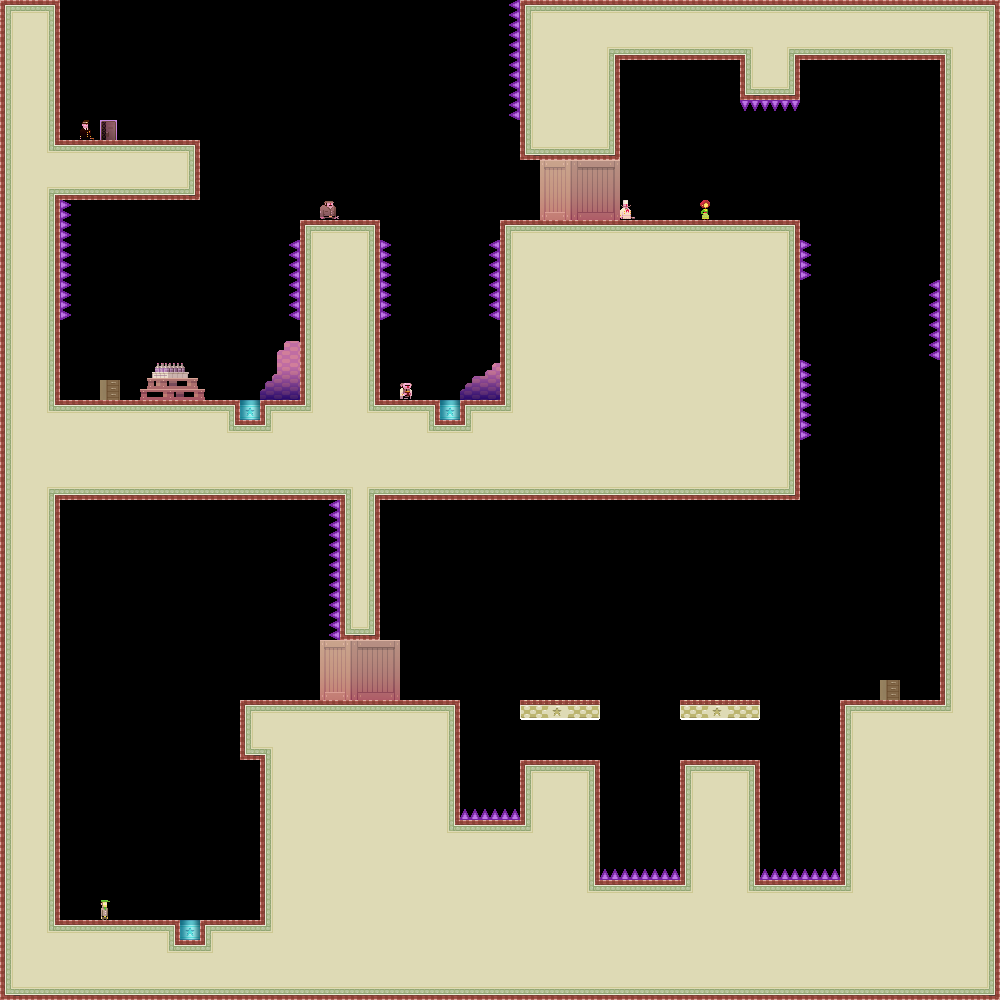

This is a level from a 2D game, rendered from its Tiled map with the project's own tilesets. A one-line summary and the map file follow, with tile-layer data summarised:
An orthogonal 50x50 tile map with 20x20 px tiles, 1 tile layer (bg) and 1 object.

<map version="1.0" orientation="orthogonal" width="50" height="50" tilewidth="20" tileheight="20">
 <tileset firstgid="1" name="tiles_sydney" tilewidth="20" tileheight="20">
  <image source="../../../../../XNAModeContent/Lemonade/tiles_sydney.png" width="400" height="400" />
  <terraintypes>
   <terrain name="regularBlocks" tile="-1" />
  </terraintypes>
  <tile id="8" terrain=",,,0" />
  <tile id="9" terrain=",,0,0" />
  <tile id="10" terrain=",,0,0" />
  <tile id="11" terrain=",,0,0" />
  <tile id="12" terrain=",,0,0" />
  <tile id="13" terrain=",,0,0" />
  <tile id="14" terrain=",,0," />
  <tile id="15" terrain="0,0,0," />
  <tile id="16" terrain="0,0,,0" />
  <tile id="28" terrain=",0,,0" />
  <tile id="34" terrain="0,,0," />
  <tile id="35" terrain="0,,0,0" />
  <tile id="36" terrain=",0,0,0" />
  <tile id="48" terrain=",0,,0" />
  <tile id="54" terrain="0,,0," />
  <tile id="68" terrain=",0,,0" />
  <tile id="74" terrain="0,,0," />
  <tile id="88" terrain=",0,,0" />
  <tile id="94" terrain="0,,0," />
  <tile id="108" terrain=",0,,0" />
  <tile id="114" terrain="0,,0," />
  <tile id="128" terrain=",0,," />
  <tile id="129" terrain="0,0,," />
  <tile id="130" terrain="0,0,," />
  <tile id="131" terrain="0,0,," />
  <tile id="132" terrain="0,0,," />
  <tile id="133" terrain="0,0,," />
  <tile id="134" terrain="0,,," />
  <tile id="194" terrain="0,0,0,0" />
  <tile id="356">
   <properties>
    <property name="LargeCrate" value="" />
   </properties>
  </tile>
  <tile id="380">
   <properties>
    <property name="Andre" value="" />
   </properties>
  </tile>
  <tile id="381">
   <properties>
    <property name="Liselot" value="" />
   </properties>
  </tile>
  <tile id="382">
   <properties>
    <property name="Amsterdaam" value="" />
   </properties>
  </tile>
  <tile id="383">
   <properties>
    <property name="Worker" value="" />
   </properties>
  </tile>
  <tile id="384">
   <properties>
    <property name="Inspector" value="" />
   </properties>
  </tile>
  <tile id="385">
   <properties>
    <property name="Chef" value="" />
   </properties>
  </tile>
  <tile id="386">
   <properties>
    <property name="Exit" value="" />
   </properties>
  </tile>
  <tile id="387">
   <properties>
    <property name="Trampoline" value="" />
   </properties>
  </tile>
  <tile id="388">
   <properties>
    <property name="SmallCrate" value="" />
   </properties>
  </tile>
  <tile id="389">
   <properties>
    <property name="SugarBag" value="" />
   </properties>
  </tile>
 </tileset>
 <layer name="bg" width="50" height="50">
  <data>[2500 cells, 1343 non-empty, 81 distinct tile ids]</data>
 </layer>
 <objectgroup name="boxes" width="50" height="50">
  <object x="940" y="220">
   <polyline points="-40,0 -80,0 -80,80 -100,80 -100,120 -80,120 -80,300 -100,320 -120,340 -160,340 -160,380 -60,380 -60,420 -180,420" />
  </object>
 </objectgroup>
</map>
